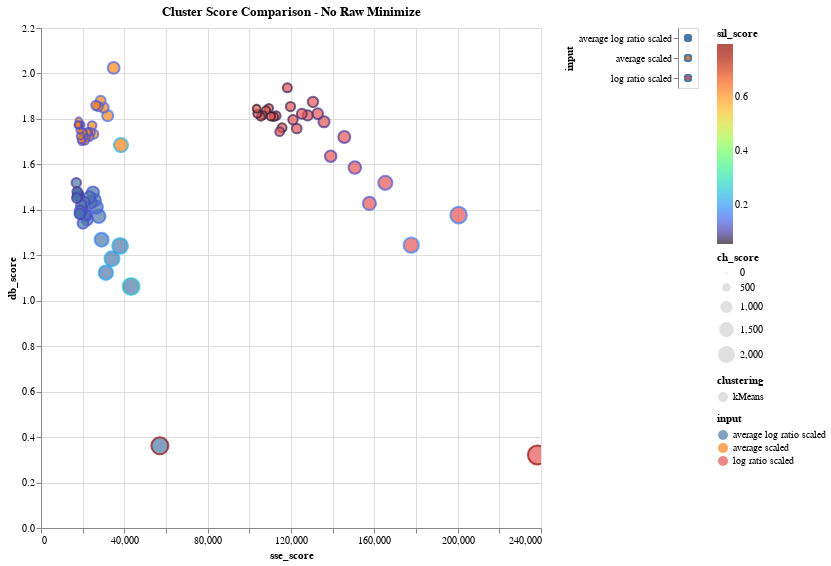

This figure's notebook cell:
### Markdown cell above
## Altair Visualizations for solely kMeans

### Code cell
# Data: Average Scaled, Log Ratio Scaled
data = df_kmeans_only_noRaw 
domain = ['kMeans']
title = "Cluster Score Comparison - No Raw Minimize"

# Minimize position (left corner)
x_axis = 'sse_score:Q'
y_axis = 'db_score:Q'
    
# Maximize size and gradient
size = 'ch_score:Q'
gradient = 'sil_score:Q'

plot_comparison_plot(data, domain, title, x_axis, y_axis, size, gradient, comparison = "kmeans_only")

### Figure 1 — Vega-Lite specification as saved in the notebook (floating-point values rounded to 4 significant figures)
{"config": {"view": {"continuousWidth": 400, "continuousHeight": 300}}, "hconcat": [{"mark": {"type": "point", "strokeOpacity": 1.0}, "encoding": {"color": {"type": "quantitative", "field": "sil_score", "scale": {"scheme": "turbo"}}, "fill": {"condition": {"type": "nominal", "field": "input", "selection": "selector226"}, "value": "lightgray"}, "shape": {"type": "nominal", "field": "clustering"}, "size": {"type": "quantitative", "field": "ch_score"}, "tooltip": [{"type": "nominal", "field": "input"}, {"type": "nominal", "field": "clustering"}, {"type": "nominal", "field": "n_clusters"}, {"type": "quantitative", "field": "sse_score"}, {"type": "quantitative", "field": "db_score"}, {"type": "quantitative", "field": "ch_score"}, {"type": "quantitative", "field": "sil_score"}, {"type": "quantitative", "field": "eps"}, {"type": "quantitative", "field": "min_samples"}], "x": {"type": "quantitative", "field": "sse_score"}, "y": {"type": "quantitative", "field": "db_score"}}, "height": 500, "selection": {"selector227": {"type": "interval", "bind": "scales", "encodings": ["x", "y"]}, "selector226": {"type": "multi", "fields": ["input"]}}, "title": "Cluster Score Comparison - No Raw Minimize", "width": 500}, {"mark": "point", "encoding": {"fill": {"condition": {"type": "nominal", "field": "input", "selection": "selector226"}, "value": "lightgray"}, "y": {"type": "nominal", "axis": {"orient": "left"}, "field": "input"}}, "selection": {"selector226": {"type": "multi", "fields": ["input"]}}}], "data": {"name": "data-6bd48fad5fff17f438919eed25896fb3"}, "$schema": "https://vega.github.io/schema/vega-lite/v4.8.1.json", "datasets": {"data-6bd48fad5fff17f438919eed25896fb3": [{"input": "log ratio scaled", "clustering": "kMeans", "sil_score": 0.7952, "sse_score": 238300.0, "ch_score": 2490.0, "db_score": 0.3213, "n_clusters": 2.0, "eps": null, "min_samples": null}, {"input": "log ratio scaled", "clustering": "kMeans", "sil_score": 0.1764, "sse_score": 200500.0, "ch_score": 1877.0, "db_score": 1.377, "n_clusters": 3.0, "eps": null, "min_samples": null}, {"input": "log ratio scaled", "clustering": "kMeans", "sil_score": 0.1783, "sse_score": 177700.0, "ch_score": 1590.0, "db_score": 1.244, "n_clusters": 4.0, "eps": null, "min_samples": null}, {"input": "log ratio scaled", "clustering": "kMeans", "sil_score": 0.1377, "sse_score": 165300.0, "ch_score": 1361.0, "db_score": 1.519, "n_clusters": 5.0, "eps": null, "min_samples": null}, {"input": "log ratio scaled", "clustering": "kMeans", "sil_score": 0.1382, "sse_score": 157600.0, "ch_score": 1183.0, "db_score": 1.428, "n_clusters": 6.0, "eps": null, "min_samples": null}, {"input": "log ratio scaled", "clustering": "kMeans", "sil_score": 0.1124, "sse_score": 150600.0, "ch_score": 1064.0, "db_score": 1.586, "n_clusters": 7.0, "eps": null, "min_samples": null}, {"input": "log ratio scaled", "clustering": "kMeans", "sil_score": 0.09956, "sse_score": 145600.0, "ch_score": 963.8, "db_score": 1.72, "n_clusters": 8.0, "eps": null, "min_samples": null}, {"input": "log ratio scaled", "clustering": "kMeans", "sil_score": 0.1046, "sse_score": 139100.0, "ch_score": 907.4, "db_score": 1.636, "n_clusters": 9.0, "eps": null, "min_samples": null}, {"input": "log ratio scaled", "clustering": "kMeans", "sil_score": 0.08943, "sse_score": 135800.0, "ch_score": 836.6, "db_score": 1.787, "n_clusters": 10.0, "eps": null, "min_samples": null}, {"input": "log ratio scaled", "clustering": "kMeans", "sil_score": 0.08703, "sse_score": 132800.0, "ch_score": 779.3, "db_score": 1.823, "n_clusters": 11.0, "eps": null, "min_samples": null}, {"input": "log ratio scaled", "clustering": "kMeans", "sil_score": 0.07868, "sse_score": 130600.0, "ch_score": 727.3, "db_score": 1.875, "n_clusters": 12.0, "eps": null, "min_samples": null}, {"input": "log ratio scaled", "clustering": "kMeans", "sil_score": 0.07546, "sse_score": 128000.0, "ch_score": 686.8, "db_score": 1.815, "n_clusters": 13.0, "eps": null, "min_samples": null}, {"input": "log ratio scaled", "clustering": "kMeans", "sil_score": 0.0772, "sse_score": 125200.0, "ch_score": 655.2, "db_score": 1.822, "n_clusters": 14.0, "eps": null, "min_samples": null}, {"input": "log ratio scaled", "clustering": "kMeans", "sil_score": 0.07978, "sse_score": 122800.0, "ch_score": 626.3, "db_score": 1.758, "n_clusters": 15.0, "eps": null, "min_samples": null}, {"input": "log ratio scaled", "clustering": "kMeans", "sil_score": 0.07176, "sse_score": 121000.0, "ch_score": 597.3, "db_score": 1.797, "n_clusters": 16.0, "eps": null, "min_samples": null}, {"input": "log ratio scaled", "clustering": "kMeans", "sil_score": 0.07137, "sse_score": 119800.0, "ch_score": 568.1, "db_score": 1.854, "n_clusters": 17.0, "eps": null, "min_samples": null}, {"input": "log ratio scaled", "clustering": "kMeans", "sil_score": 0.06817, "sse_score": 118200.0, "ch_score": 544.5, "db_score": 1.937, "n_clusters": 18.0, "eps": null, "min_samples": null}, {"input": "log ratio scaled", "clustering": "kMeans", "sil_score": 0.06338, "sse_score": 115700.0, "ch_score": 530.6, "db_score": 1.761, "n_clusters": 19.0, "eps": null, "min_samples": null}, {"input": "log ratio scaled", "clustering": "kMeans", "sil_score": 0.07827, "sse_score": 114600.0, "ch_score": 509.8, "db_score": 1.744, "n_clusters": 20.0, "eps": null, "min_samples": null}, {"input": "log ratio scaled", "clustering": "kMeans", "sil_score": 0.06707, "sse_score": 112900.0, "ch_score": 494.3, "db_score": 1.814, "n_clusters": 21.0, "eps": null, "min_samples": null}, {"input": "log ratio scaled", "clustering": "kMeans", "sil_score": 0.06588, "sse_score": 111700.0, "ch_score": 477.6, "db_score": 1.81, "n_clusters": 22.0, "eps": null, "min_samples": null}, {"input": "log ratio scaled", "clustering": "kMeans", "sil_score": 0.0558, "sse_score": 110300.0, "ch_score": 464.1, "db_score": 1.812, "n_clusters": 23.0, "eps": null, "min_samples": null}, {"input": "log ratio scaled", "clustering": "kMeans", "sil_score": 0.06469, "sse_score": 109400.0, "ch_score": 449.2, "db_score": 1.847, "n_clusters": 24.0, "eps": null, "min_samples": null}, {"input": "log ratio scaled", "clustering": "kMeans", "sil_score": 0.06265, "sse_score": 108000.0, "ch_score": 438.2, "db_score": 1.837, "n_clusters": 25.0, "eps": null, "min_samples": null}, {"input": "log ratio scaled", "clustering": "kMeans", "sil_score": 0.06154, "sse_score": 106400.0, "ch_score": 429.4, "db_score": 1.816, "n_clusters": 26.0, "eps": null, "min_samples": null}, {"input": "log ratio scaled", "clustering": "kMeans", "sil_score": 0.06563, "sse_score": 105500.0, "ch_score": 417.7, "db_score": 1.809, "n_clusters": 27.0, "eps": null, "min_samples": null}, {"input": "log ratio scaled", "clustering": "kMeans", "sil_score": 0.06474, "sse_score": 103800.0, "ch_score": 411.1, "db_score": 1.823, "n_clusters": 28.0, "eps": null, "min_samples": null}, {"input": "log ratio scaled", "clustering": "kMeans", "sil_score": 0.0571, "sse_score": 103500.0, "ch_score": 397.8, "db_score": 1.845, "n_clusters": 29.0, "eps": null, "min_samples": null}, {"input": "average scaled", "clustering": "kMeans", "sil_score": 0.2276, "sse_score": 38380.0, "ch_score": 1359.0, "db_score": 1.685, "n_clusters": 2.0, "eps": null, "min_samples": null}, {"input": "average scaled", "clustering": "kMeans", "sil_score": 0.1475, "sse_score": 34870.0, "ch_score": 959.8, "db_score": 2.024, "n_clusters": 3.0, "eps": null, "min_samples": null}, {"input": "average scaled", "clustering": "kMeans", "sil_score": 0.1567, "sse_score": 32010.0, "ch_score": 822.1, "db_score": 1.814, "n_clusters": 4.0, "eps": null, "min_samples": null}, {"input": "average scaled", "clustering": "kMeans", "sil_score": 0.1533, "sse_score": 30040.0, "ch_score": 725.6, "db_score": 1.85, "n_clusters": 5.0, "eps": null, "min_samples": null}, {"input": "average scaled", "clustering": "kMeans", "sil_score": 0.1498, "sse_score": 28650.0, "ch_score": 649.7, "db_score": 1.88, "n_clusters": 6.0, "eps": null, "min_samples": null}, {"input": "average scaled", "clustering": "kMeans", "sil_score": 0.1307, "sse_score": 27410.0, "ch_score": 597.4, "db_score": 1.855, "n_clusters": 7.0, "eps": null, "min_samples": null}, {"input": "average scaled", "clustering": "kMeans", "sil_score": 0.1293, "sse_score": 26300.0, "ch_score": 558.9, "db_score": 1.86, "n_clusters": 8.0, "eps": null, "min_samples": null}, {"input": "average scaled", "clustering": "kMeans", "sil_score": 0.1392, "sse_score": 25380.0, "ch_score": 525.4, "db_score": 1.733, "n_clusters": 9.0, "eps": null, "min_samples": null}, {"input": "average scaled", "clustering": "kMeans", "sil_score": 0.1271, "sse_score": 24530.0, "ch_score": 499.6, "db_score": 1.771, "n_clusters": 10.0, "eps": null, "min_samples": null}, {"input": "average scaled", "clustering": "kMeans", "sil_score": 0.1338, "sse_score": 23810.0, "ch_score": 475.8, "db_score": 1.741, "n_clusters": 11.0, "eps": null, "min_samples": null}, {"input": "average scaled", "clustering": "kMeans", "sil_score": 0.1338, "sse_score": 23220.0, "ch_score": 453.0, "db_score": 1.722, "n_clusters": 12.0, "eps": null, "min_samples": null}, {"input": "average scaled", "clustering": "kMeans", "sil_score": 0.123, "sse_score": 22630.0, "ch_score": 435.1, "db_score": 1.741, "n_clusters": 13.0, "eps": null, "min_samples": null}, {"input": "average scaled", "clustering": "kMeans", "sil_score": 0.1288, "sse_score": 22050.0, "ch_score": 420.5, "db_score": 1.74, "n_clusters": 14.0, "eps": null, "min_samples": null}, {"input": "average scaled", "clustering": "kMeans", "sil_score": 0.1272, "sse_score": 21640.0, "ch_score": 403.6, "db_score": 1.716, "n_clusters": 15.0, "eps": null, "min_samples": null}, {"input": "average scaled", "clustering": "kMeans", "sil_score": 0.1257, "sse_score": 21070.0, "ch_score": 394.3, "db_score": 1.703, "n_clusters": 16.0, "eps": null, "min_samples": null}, {"input": "average scaled", "clustering": "kMeans", "sil_score": 0.1247, "sse_score": 20660.0, "ch_score": 382.1, "db_score": 1.723, "n_clusters": 17.0, "eps": null, "min_samples": null}, {"input": "average scaled", "clustering": "kMeans", "sil_score": 0.1259, "sse_score": 20280.0, "ch_score": 370.8, "db_score": 1.736, "n_clusters": 18.0, "eps": null, "min_samples": null}, {"input": "average scaled", "clustering": "kMeans", "sil_score": 0.1228, "sse_score": 19920.0, "ch_score": 360.9, "db_score": 1.741, "n_clusters": 19.0, "eps": null, "min_samples": null}, {"input": "average scaled", "clustering": "kMeans", "sil_score": 0.1247, "sse_score": 19630.0, "ch_score": 350.1, "db_score": 1.701, "n_clusters": 20.0, "eps": null, "min_samples": null}, {"input": "average scaled", "clustering": "kMeans", "sil_score": 0.1267, "sse_score": 19360.0, "ch_score": 340.0, "db_score": 1.709, "n_clusters": 21.0, "eps": null, "min_samples": null}, {"input": "average scaled", "clustering": "kMeans", "sil_score": 0.1229, "sse_score": 19190.0, "ch_score": 328.4, "db_score": 1.774, "n_clusters": 22.0, "eps": null, "min_samples": null}, {"input": "average scaled", "clustering": "kMeans", "sil_score": 0.1241, "sse_score": 18880.0, "ch_score": 321.8, "db_score": 1.725, "n_clusters": 23.0, "eps": null, "min_samples": null}, {"input": "average scaled", "clustering": "kMeans", "sil_score": 0.1228, "sse_score": 18670.0, "ch_score": 313.2, "db_score": 1.751, "n_clusters": 24.0, "eps": null, "min_samples": null}, {"input": "average scaled", "clustering": "kMeans", "sil_score": 0.1227, "sse_score": 18450.0, "ch_score": 305.7, "db_score": 1.772, "n_clusters": 25.0, "eps": null, "min_samples": null}, {"input": "average scaled", "clustering": "kMeans", "sil_score": 0.1113, "sse_score": 18260.0, "ch_score": 298.1, "db_score": 1.772, "n_clusters": 26.0, "eps": null, "min_samples": null}, {"input": "average scaled", "clustering": "kMeans", "sil_score": 0.1209, "sse_score": 18130.0, "ch_score": 289.8, "db_score": 1.791, "n_clusters": 27.0, "eps": null, "min_samples": null}, {"input": "average scaled", "clustering": "kMeans", "sil_score": 0.1235, "sse_score": 17850.0, "ch_score": 285.7, "db_score": 1.773, "n_clusters": 28.0, "eps": null, "min_samples": null}, {"input": "average scaled", "clustering": "kMeans", "sil_score": 0.117, "sse_score": 17740.0, "ch_score": 278.2, "db_score": 1.775, "n_clusters": 29.0, "eps": null, "min_samples": null}, {"input": "average log ratio scaled", "clustering": "kMeans", "sil_score": 0.7817, "sse_score": 57060.0, "ch_score": 2008.0, "db_score": 0.3616, "n_clusters": 2.0, "eps": null, "min_samples": null}, {"input": "average log ratio scaled", "clustering": "kMeans", "sil_score": 0.2636, "sse_score": 43240.0, "ch_score": 1997.0, "db_score": 1.062, "n_clusters": 3.0, "eps": null, "min_samples": null}, {"input": "average log ratio scaled", "clustering": "kMeans", "sil_score": 0.2329, "sse_score": 37960.0, "ch_score": 1711.0, "db_score": 1.241, "n_clusters": 4.0, "eps": null, "min_samples": null}, {"input": "average log ratio scaled", "clustering": "kMeans", "sil_score": 0.22, "sse_score": 34080.0, "ch_score": 1549.0, "db_score": 1.184, "n_clusters": 5.0, "eps": null, "min_samples": null}, {"input": "average log ratio scaled", "clustering": "kMeans", "sil_score": 0.2136, "sse_score": 31140.0, "ch_score": 1435.0, "db_score": 1.124, "n_clusters": 6.0, "eps": null, "min_samples": null}, {"input": "average log ratio scaled", "clustering": "kMeans", "sil_score": 0.1776, "sse_score": 29100.0, "ch_score": 1329.0, "db_score": 1.269, "n_clusters": 7.0, "eps": null, "min_samples": null}, {"input": "average log ratio scaled", "clustering": "kMeans", "sil_score": 0.1494, "sse_score": 27730.0, "ch_score": 1224.0, "db_score": 1.372, "n_clusters": 8.0, "eps": null, "min_samples": null}, {"input": "average log ratio scaled", "clustering": "kMeans", "sil_score": 0.1407, "sse_score": 26600.0, "ch_score": 1139.0, "db_score": 1.413, "n_clusters": 9.0, "eps": null, "min_samples": null}, {"input": "average log ratio scaled", "clustering": "kMeans", "sil_score": 0.1405, "sse_score": 25750.0, "ch_score": 1061.0, "db_score": 1.443, "n_clusters": 10.0, "eps": null, "min_samples": null}, {"input": "average log ratio scaled", "clustering": "kMeans", "sil_score": 0.1297, "sse_score": 24940.0, "ch_score": 999.3, "db_score": 1.476, "n_clusters": 11.0, "eps": null, "min_samples": null}, {"input": "average log ratio scaled", "clustering": "kMeans", "sil_score": 0.1258, "sse_score": 23910.0, "ch_score": 963.9, "db_score": 1.431, "n_clusters": 12.0, "eps": null, "min_samples": null}, {"input": "average log ratio scaled", "clustering": "kMeans", "sil_score": 0.122, "sse_score": 23250.0, "ch_score": 918.5, "db_score": 1.456, "n_clusters": 13.0, "eps": null, "min_samples": null}, {"input": "average log ratio scaled", "clustering": "kMeans", "sil_score": 0.1283, "sse_score": 22110.0, "ch_score": 907.9, "db_score": 1.356, "n_clusters": 14.0, "eps": null, "min_samples": null}, {"input": "average log ratio scaled", "clustering": "kMeans", "sil_score": 0.1291, "sse_score": 21670.0, "ch_score": 866.0, "db_score": 1.375, "n_clusters": 15.0, "eps": null, "min_samples": null}, {"input": "average log ratio scaled", "clustering": "kMeans", "sil_score": 0.1188, "sse_score": 21200.0, "ch_score": 832.3, "db_score": 1.379, "n_clusters": 16.0, "eps": null, "min_samples": null}, {"input": "average log ratio scaled", "clustering": "kMeans", "sil_score": 0.1127, "sse_score": 20720.0, "ch_score": 804.4, "db_score": 1.433, "n_clusters": 17.0, "eps": null, "min_samples": null}, {"input": "average log ratio scaled", "clustering": "kMeans", "sil_score": 0.1211, "sse_score": 20130.0, "ch_score": 785.9, "db_score": 1.341, "n_clusters": 18.0, "eps": null, "min_samples": null}, {"input": "average log ratio scaled", "clustering": "kMeans", "sil_score": 0.1186, "sse_score": 19750.0, "ch_score": 761.1, "db_score": 1.399, "n_clusters": 19.0, "eps": null, "min_samples": null}, {"input": "average log ratio scaled", "clustering": "kMeans", "sil_score": 0.1107, "sse_score": 19340.0, "ch_score": 740.6, "db_score": 1.419, "n_clusters": 20.0, "eps": null, "min_samples": null}, {"input": "average log ratio scaled", "clustering": "kMeans", "sil_score": 0.116, "sse_score": 18940.0, "ch_score": 722.6, "db_score": 1.381, "n_clusters": 21.0, "eps": null, "min_samples": null}, {"input": "average log ratio scaled", "clustering": "kMeans", "sil_score": 0.1152, "sse_score": 18630.0, "ch_score": 703.0, "db_score": 1.396, "n_clusters": 22.0, "eps": null, "min_samples": null}, {"input": "average log ratio scaled", "clustering": "kMeans", "sil_score": 0.1148, "sse_score": 18470.0, "ch_score": 678.4, "db_score": 1.383, "n_clusters": 23.0, "eps": null, "min_samples": null}, {"input": "average log ratio scaled", "clustering": "kMeans", "sil_score": 0.106, "sse_score": 18150.0, "ch_score": 663.6, "db_score": 1.461, "n_clusters": 24.0, "eps": null, "min_samples": null}, {"input": "average log ratio scaled", "clustering": "kMeans", "sil_score": 0.1039, "sse_score": 17820.0, "ch_score": 650.5, "db_score": 1.471, "n_clusters": 25.0, "eps": null, "min_samples": null}, {"input": "average log ratio scaled", "clustering": "kMeans", "sil_score": 0.1013, "sse_score": 17580.0, "ch_score": 635.1, "db_score": 1.459, "n_clusters": 26.0, "eps": null, "min_samples": null}, {"input": "average log ratio scaled", "clustering": "kMeans", "sil_score": 0.09339, "sse_score": 17370.0, "ch_score": 620.2, "db_score": 1.48, "n_clusters": 27.0, "eps": null, "min_samples": null}, {"input": "average log ratio scaled", "clustering": "kMeans", "sil_score": 0.1009, "sse_score": 17130.0, "ch_score": 607.4, "db_score": 1.452, "n_clusters": 28.0, "eps": null, "min_samples": null}, {"input": "average log ratio scaled", "clustering": "kMeans", "sil_score": 0.09311, "sse_score": 16940.0, "ch_score": 593.7, "db_score": 1.519, "n_clusters": 29.0, "eps": null, "min_samples": null}]}}
